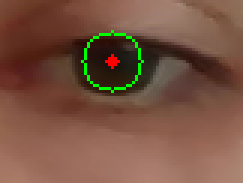
#> input picture sh/images/04_eye_frame.png, 81 x 61 px (shown 3 times larger)
$ python -i eye_tracker.py   (imports and definitions only)
#> lines starting #> are read from the running program, lines starting #| are printed output that depends on the picture
#> further down, picture is the input picture: shape (61, 81, 3); mean B, G, R 65.4, 82.9, 120
import os
import cv2
import math
import numpy as np
from model import Eye

class EyeTracker():
    """
    EyeTracker implementation based on threshold using OpenCV
    Attributes:
        face_cascade: opencv face classifier
        eye_cascade: opencv eye classifier
        frame: current frame in numpy format
        frame_gray: current frame in gray scale in numpy format
        looking_direction: current looking direction as string (left or right)

    Methods:
        update: update the frame with the one just captured from camera and analize it
        decorate_frame: highlighs and draws the features extracted from face on the frme and return a copy of it
        left_eye: return an object for the left eye with the extracted features
        right_eye: return an object for the right eye with the extracted features
        get_looking_direction: return the current looking direction as string

    """
    def __init__(self):
        # initialize the opencv classifier for face and eye detection
        self.face_cascade = cv2.CascadeClassifier(os.path.join('classifiers', 'haarcascade_frontalface_default.xml'))
#        self.face_cascade = cv2.CascadeClassifier(os.path.join('classifiers', 'haarcascade_frontalface_alt.xml'))
#        self.eye_cascade = cv2.CascadeClassifier(os.path.join('classifiers', 'haarcascade_eye.xml'))
        self.eye_cascade = cv2.CascadeClassifier(os.path.join('classifiers', 'haarcascade_eye_tree_eyeglasses.xml'))

        # [20 lines of commented-out code are left out]

        self.frame = None
        self.frame_gray = None
        self.left_eye_frame = None
        self.right_eye_frame = None

        self.left_eye_detected = False
        self.right_eye_detected = False
        self.face_bb = None
        self.left_eye_bb = None
        self.right_eye_bb = None

        self.left_pupil_detected = False
        self.right_pupil_detected = False
        self.left_pupil = None
        self.right_pupil = None
        self.left_pupil_radius = None
        self.right_pupil_radius = None

        self.looking_direction = None

    def update(self, frame):
        self.frame = frame
        self._analyze()


    def _analyze(self):
        self.frame_gray = cv2.cvtColor(self.frame, cv2.COLOR_BGR2GRAY)
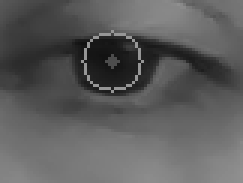
#> self.frame_gray: shape (61, 81) (shown 3 times larger); min 18, max 150, mean 92

        self._extract_face()
        self._extract_eyes()
        if self.left_eye_detected:
            self._extract_pupil("left")

        if self.right_eye_detected:
            self._extract_pupil("right")

        self._extract_looking_direction()


    # [9 lines left out: functions left_eye, right_eye, not called in this run]


    def get_looking_direction(self):
        return self.looking_direction


    # [40 lines left out: function decorate_frame, not called in this run]

    def _extract_face(self):

        """
        Extract the box of the face ROI image as opencv format (x, y, w, h) from the current frame
        """
        frame_gray = cv2.GaussianBlur(self.frame_gray, (7, 7), 0)
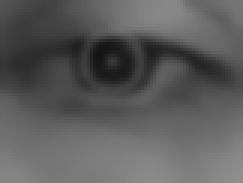
#> frame_gray: shape (61, 81) (shown 3 times larger); min 21, max 142, mean 92
#        frame_gray = cv2.medianBlur(frame_gray, 7)

#        faces = self.face_cascade.detectMultiScale(frame_gray)
        faces = self.face_cascade.detectMultiScale(frame_gray, 1.3, 5)
#> faces = ()

        # detect the best face on the image based on ROI size
        if len(faces) > 1:
            temp = (0, 0, 0, 0)
            for f in faces:
                if f[2]*f[3] > temp[2] * temp[3]:
                    temp = f
            best_face = (temp[0], temp[1], temp[2], temp[3])
        elif len(faces) == 1:
            face = faces[0]
            best_face = (face[0], face[1], face[2], face[3])
        else:
            # if no face is detected return all image as face ROI
            image_height = self.frame_gray.shape[0]
#> image_height = 61
            image_width = self.frame_gray.shape[1]
#> image_width = 81
            best_face = (0, 0, image_width, image_height)
#> best_face = (0, 0, 81, 61)

        self.face_bb = best_face
#> self.face_bb = (0, 0, 81, 61)

    def _extract_eyes(self):

        """
        Extract the box of the eyes ROI image as opencv format (x, y, w, h) from the current frame
        """
        self.left_eye_detected = False
        self.right_eye_detected = False
        self.left_eye_bb = None
        self.right_eye_bb = None

        x, y, w, h = self.face_bb
#> x = 0; y = 0; w = 81; h = 61

        face_frame_gray = self.frame_gray[y:y+h, x:x+w]
        face_frame_gray = cv2.GaussianBlur(face_frame_gray, (7, 7), 0)
#        face_frame_gray = cv2.medianBlur(face_frame_gray, 7)

#        eyes = self.eye_cascade.detectMultiScale(face_frame_gray)
        eyes = self.eye_cascade.detectMultiScale(face_frame_gray, 1.3, 5)
#> eyes = ()

        for (ex, ey, ew, eh) in eyes:
            # do not consider false eyes detected at the bottom of the face
            if ey > 0.5 * h:
                continue

            remove_eyebrows = np.array([0, int(0.25*eh), int(0), int(-0.25*eh)])
            eye_center = ex + ew / 2
            if eye_center > w * 0.5:
                self.left_eye_detected = True
                left_bb = np.array([ex, ey, ew, eh])
                left_bb += remove_eyebrows
                self.left_eye_bb = (x + left_bb[0], y + left_bb[1], left_bb[2], left_bb[3])
                self.left_eye_frame = self.frame[self.left_eye_bb[1]:self.left_eye_bb[1]+self.left_eye_bb[3], self.left_eye_bb[0]:self.left_eye_bb[0]+self.left_eye_bb[2]]

            else:
                self.right_eye_detected = True
                right_bb = np.array([ex, ey, ew, eh])
                right_bb += remove_eyebrows
                self.right_eye_bb = (x + right_bb[0], y + right_bb[1], right_bb[2], right_bb[3])
                self.right_eye_frame = self.frame[self.right_eye_bb[1]:self.right_eye_bb[1]+self.right_eye_bb[3], self.right_eye_bb[0]:self.right_eye_bb[0]+self.right_eye_bb[2]]
#> this loop made 0 passes


    # [86 lines left out: function _extract_pupil, not called in this run]


    def _extract_looking_direction(self):
        """
        Extract the looking direction from the current extracted features
        """

        direction = None
        directionR = None
        directionL = None

        if self.left_eye_detected and self.left_pupil:
            w = self.left_eye_frame.shape[1]
            if self.left_pupil[0] < 0.45 * w:
                directionL = "right"
            if self.left_pupil[0] > 0.55 * w:
                directionL = "left"
            direction = directionL

        if self.right_eye_detected and self.right_pupil:
            w = self.right_eye_frame.shape[1]
            if self.right_pupil[0] < 0.45 * w:
                directionR = "right"
            if self.right_pupil[0] > 0.55 * w:
                directionR = "left"
            direction = directionR

        if directionL == directionR:
            direction = directionL
        elif directionL == None and directionR:
            direction = directionR
        elif directionR == None and directionL:
            direction = directionL
        else:
            direction = None

        self.looking_direction = direction

>>> import cv2
>>> picture = cv2.imread('images/04_eye_frame.png')
>>> result = EyeTracker().update(picture)
